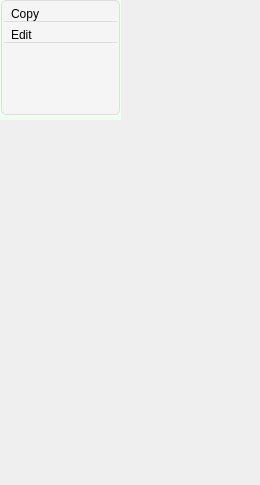
<?xml version="1.0" encoding="UTF-8"?>
<ui version="4.0">
 <class>Form</class>
 <widget class="QWidget" name="Form">
  <property name="geometry">
   <rect>
    <x>0</x>
    <y>0</y>
    <width>260</width>
    <height>485</height>
   </rect>
  </property>
  <property name="windowTitle">
   <string>ListContextMenu</string>
  </property>
  <widget class="QFrame" name="frame">
   <property name="geometry">
    <rect>
     <x>0</x>
     <y>-1</y>
     <width>121</width>
     <height>121</height>
    </rect>
   </property>
   <property name="maximumSize">
    <size>
     <width>16777215</width>
     <height>450</height>
    </size>
   </property>
   <property name="styleSheet">
    <string notr="true">QFrame{	
background-color: rgb(239, 255, 242);
border-radius: 2px;
}</string>
   </property>
   <property name="frameShape">
    <enum>QFrame::StyledPanel</enum>
   </property>
   <property name="frameShadow">
    <enum>QFrame::Raised</enum>
   </property>
   <layout class="QGridLayout" name="gridLayout">
    <property name="leftMargin">
     <number>1</number>
    </property>
    <property name="topMargin">
     <number>1</number>
    </property>
    <property name="rightMargin">
     <number>1</number>
    </property>
    <property name="bottomMargin">
     <number>5</number>
    </property>
    <item row="0" column="0">
     <widget class="QListWidget" name="listWidget">
      <property name="maximumSize">
       <size>
        <width>16777215</width>
        <height>400</height>
       </size>
      </property>
      <property name="styleSheet">
       <string notr="true">QListWidget {
    background-color: #ffffff; /* sets the background color of the list widget */
	border-radius:5px;
}

QListWidget::item {
    padding: 2px;
}

QListWidget::item:hover {
    background-color: #87CEFA; 
    color: black;
}

QListWidget::item:selected {
    background-color: #F0F0F0; /* sets the background color of a selected item */
    color: #000000; /* sets the text color of a selected item */
}








QListWidget {
    /* General styling */
    background-color: #f5f5f5;
    border:1px solid #ddd;
    padding: 2px;
	font: 15px &quot;DM Mono Medium&quot;;
}

QListWidget::item {
    /* Item styling */
    padding: 4px 4 px;
    margin-bottom: 2px;
    border-bottom: 1px solid #ddd;
    cursor: pointer;
}

QListWidget::item:hover {
    /* Hover effect */
    background-color: #eee;
}

QListWidget::item:selected {
    /* Selection styling */
    background-color: #ddd;
    color: #333;
}</string>
      </property>
      <item>
       <property name="text">
        <string>Copy</string>
       </property>
      </item>
      <item>
       <property name="text">
        <string>Edit</string>
       </property>
      </item>
     </widget>
    </item>
   </layout>
  </widget>
 </widget>
 <resources/>
 <connections/>
</ui>
